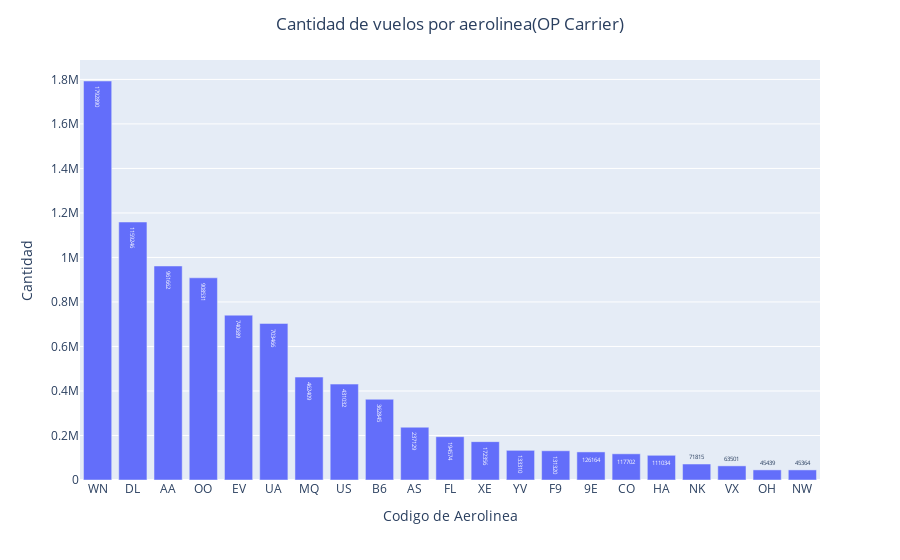

Notebook cell for this chart:
### Code cell
df_carieer = pd.DataFrame(df['OP_CARRIER'].value_counts().reset_index().values, columns = ["OP_CARRIER", "Cantidad"])

df_carieer = df_carieer.sort_values('Cantidad', ascending = False)

fig = px.bar(df_carieer, y = 'Cantidad', x = 'OP_CARRIER', text = 'Cantidad')
fig.update_layout(uniformtext_minsize=4, uniformtext_mode = 'hide', title_x = 0.5, title_text = 'Cantidad de vuelos por aerolinea(OP Carrier)', yaxis = dict(title = 'Cantidad'),
                  xaxis = dict(title ='Codigo de Aerolinea'))

fig.show()

### Figure 1 — Plotly figure (JSON) as saved in the notebook; plotly's stock layout.template omitted (floating-point values rounded to 4 significant figures)
{"data": [{"alignmentgroup": "True", "hovertemplate": "OP_CARRIER=%{x}<br>Cantidad=%{text}<extra></extra>", "legendgroup": "", "marker": {"color": "#636efa", "pattern": {"shape": ""}}, "name": "", "offsetgroup": "", "orientation": "v", "showlegend": false, "text": [1792890, 1159246, 961662, 908531, 740689, 703466, 462409, 431032, 362845, 237129, 194574, 172356, 133310, 131320, 126164, 117702, 111034, 71815, 63501, 45439, 45364], "textposition": "auto", "type": "bar", "x": ["WN", "DL", "AA", "OO", "EV", "UA", "MQ", "US", "B6", "AS", "FL", "XE", "YV", "F9", "9E", "CO", "HA", "NK", "VX", "OH", "NW"], "xaxis": "x", "y": [1792890, 1159246, 961662, 908531, 740689, 703466, 462409, 431032, 362845, 237129, 194574, 172356, 133310, 131320, 126164, 117702, 111034, 71815, 63501, 45439, 45364], "yaxis": "y"}], "layout": {"autosize": true, "barmode": "relative", "legend": {"tracegroupgap": 0}, "margin": {"t": 60}, "title": {"text": "Cantidad de vuelos por aerolinea(OP Carrier)", "x": 0.5}, "uniformtext": {"minsize": 4, "mode": "hide"}, "xaxis": {"anchor": "y", "autorange": true, "domain": [0, 1], "range": [-0.5, 20.5], "title": {"text": "Codigo de Aerolinea"}, "type": "category"}, "yaxis": {"anchor": "x", "autorange": true, "domain": [0, 1], "range": [0, 1887000.0], "title": {"text": "Cantidad"}, "type": "linear"}}}
